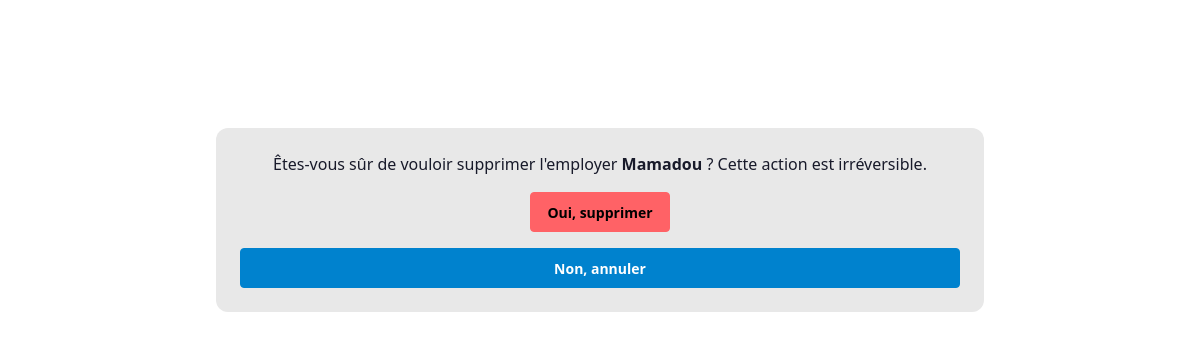
/supprimer/1/, run on an earlier commit of the app's database.
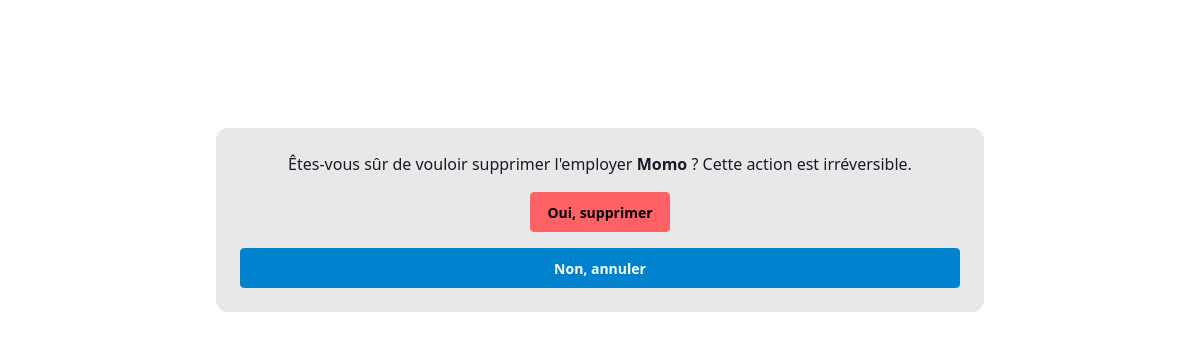
And on a later commit of the database.
### employer/models.py (models this page shows)
class Employer(models.Model):
    nom=models.CharField(max_length=100);
    email=models.EmailField(unique=True);
    poste=models.CharField(max_length=100);
    salaire=models.DecimalField(max_digits=10, decimal_places=2);

### employer/views.py (the view)
# urls.py: path('supprimer/<int:id>/', views.supprimer_employer, name='supprimer_employer'),
def supprimer_employer(request, id):
    employer = get_object_or_404(Employer, id=id)
    if request.method == 'POST':
        employer.delete()
        return redirect('liste_employers')
    return render(request, 'employer/confirmer_suppression.html', {'employer': employer})

### employer/templates/employer/confirmer_suppression.html (shortened to what this page needs)
{% extends "base.html" %}
{% block content %}
<form method="post" class="space-y-4 flex flex-col items-center">
    <p class="text-center">Êtes-vous sûr de vouloir supprimer l'employer <strong>{{ employer.nom }}</strong> ? Cette action est irréversible.</p>
    <button type="submit" class="btn btn-error">Oui, supprimer</button>
    <a href="{% url 'liste_employers' %}" class="btn btn-primary w-full">Non, annuler</a>
{% endblock %}

What changed in the data, as far as the page shows it:
changed Employer: nom "Mamadou" → "Momo"
